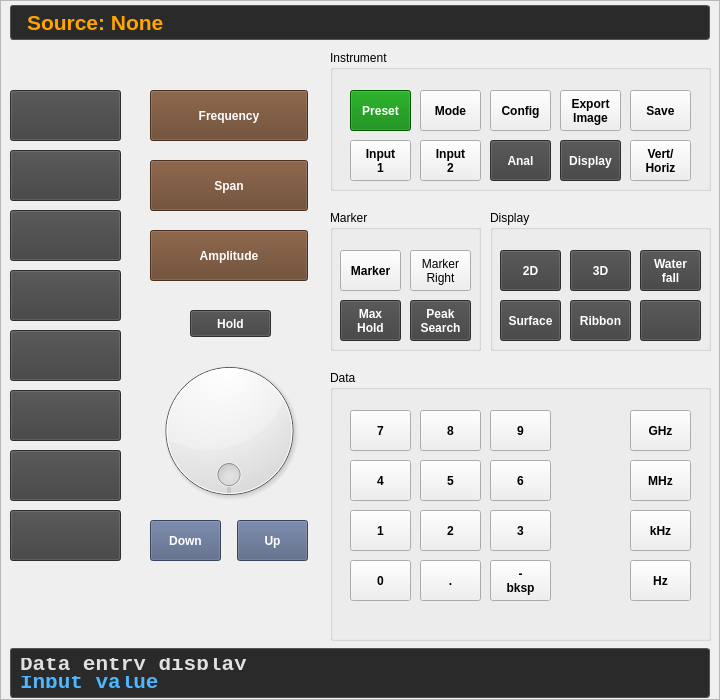
       <widget class="QFrame" name="frame">
        <property name="minimumSize">
         <size>
          <width>720</width>
          <height>700</height>
         </size>
        </property>
        <property name="maximumSize">
         <size>
          <width>16777215</width>
          <height>700</height>
         </size>
        </property>
        <property name="frameShape">
         <enum>QFrame::StyledPanel</enum>
        </property>
        <property name="frameShadow">
         <enum>QFrame::Raised</enum>
        </property>
        <widget class="QLabel" name="output_source">
         <property name="geometry">
          <rect>
           <x>10</x>
           <y>5</y>
           <width>700</width>
           <height>35</height>
          </rect>
         </property>
         <property name="font">
          <font>
           <pointsize>16</pointsize>
           <bold>true</bold>
          </font>
         </property>
         <property name="styleSheet">
          <string notr="true">color: #ffa500; background-color: #2a2a2a; border: 1px solid #555555; border-radius: 3px; padding: 2px 10px;</string>
         </property>
         <property name="text">
          <string>Source: None</string>
         </property>
        </widget>
        <widget class="QPushButton" name="button_soft_2">
         <property name="geometry">
          <rect>
           <x>10</x>
           <y>150</y>
           <width>111</width>
           <height>51</height>
          </rect>
         </property>
         <property name="font">
          <font>
           <bold>true</bold>
          </font>
         </property>
         <property name="styleSheet">
          <string notr="true">background-color: #404040; color: white; font-weight: bold; width: 20px; </string>
         </property>
         <property name="text">
          <string/>
         </property>
        </widget>
        <widget class="QGroupBox" name="groupmarker">
         <property name="geometry">
          <rect>
           <x>330</x>
           <y>210</y>
           <width>151</width>
           <height>141</height>
          </rect>
         </property>
         <property name="title">
          <string>Marker</string>
         </property>
         <widget class="QPushButton" name="buttonmarker1">
          <property name="geometry">
           <rect>
            <x>10</x>
            <y>40</y>
            <width>61</width>
            <height>41</height>
           </rect>
          </property>
          <property name="font">
           <font>
            <bold>true</bold>
           </font>
          </property>
          <property name="styleSheet">
           <string notr="true"/>
          </property>
          <property name="text">
           <string>Marker</string>
          </property>
         </widget>
         <widget class="QPushButton" name="buttonmarker2">
          <property name="geometry">
           <rect>
            <x>80</x>
            <y>40</y>
            <width>61</width>
            <height>41</height>
           </rect>
          </property>
          <property name="text">
           <string>Marker
Right</string>
          </property>
         </widget>
         <widget class="QPushButton" name="button_peak_search">
          <property name="geometry">
           <rect>
            <x>80</x>
            <y>90</y>
            <width>61</width>
            <height>41</height>
           </rect>
          </property>
          <property name="font">
           <font>
            <bold>true</bold>
           </font>
          </property>
          <property name="styleSheet">
           <string notr="true">background-color: #404040; color: white; font-weight: bold;</string>
          </property>
          <property name="text">
           <string>Peak
Search</string>
          </property>
         </widget>
         <widget class="QPushButton" name="button_max_hold">
          <property name="geometry">
           <rect>
            <x>10</x>
            <y>90</y>
            <width>61</width>
            <height>41</height>
           </rect>
          </property>
          <property name="font">
           <font>
            <bold>true</bold>
           </font>
          </property>
          <property name="styleSheet">
           <string notr="true">background-color: #404040; color: white; font-weight: bold;</string>
          </property>
          <property name="text">
           <string>Max
Hold</string>
          </property>
         </widget>
        </widget>
        <widget class="QGroupBox" name="groupcontrol">
         <property name="geometry">
          <rect>
           <x>490</x>
           <y>210</y>
           <width>221</width>
           <height>141</height>
          </rect>
         </property>
         <property name="title">
          <string>Display</string>
         </property>
         <widget class="QPushButton" name="button_3d">
          <property name="geometry">
           <rect>
            <x>80</x>
            <y>40</y>
            <width>61</width>
            <height>41</height>
           </rect>
          </property>
          <property name="font">
           <font>
            <bold>true</bold>
           </font>
          </property>
          <property name="styleSheet">
           <string notr="true">background-color: #404040; color: white; font-weight: bold;</string>
          </property>
          <property name="text">
           <string>3D</string>
          </property>
         </widget>
         <widget class="QPushButton" name="button_2d">
          <property name="geometry">
           <rect>
            <x>10</x>
            <y>40</y>
            <width>61</width>
            <height>41</height>
           </rect>
          </property>
          <property name="font">
           <font>
            <bold>true</bold>
           </font>
          </property>
          <property name="styleSheet">
           <string notr="true">background-color: #404040; color: white; font-weight: bold;</string>
          </property>
          <property name="text">
           <string>2D</string>
          </property>
         </widget>
         <widget class="QPushButton" name="button_surface">
          <property name="geometry">
           <rect>
            <x>10</x>
            <y>90</y>
            <width>61</width>
            <height>41</height>
           </rect>
          </property>
          <property name="font">
           <font>
            <bold>true</bold>
           </font>
          </property>
          <property name="styleSheet">
           <string notr="true">background-color: #404040; color: white; font-weight: bold;</string>
          </property>
          <property name="text">
           <string>Surface</string>
          </property>
         </widget>
         <widget class="QPushButton" name="button_waterfall">
          <property name="geometry">
           <rect>
            <x>150</x>
            <y>40</y>
            <width>61</width>
            <height>41</height>
           </rect>
          </property>
          <property name="font">
           <font>
            <bold>true</bold>
           </font>
          </property>
          <property name="styleSheet">
           <string notr="true">background-color: #404040; color: white; font-weight: bold;</string>
          </property>
          <property name="text">
           <string>Water
fall</string>
          </property>
         </widget>
         <widget class="QPushButton" name="button_ribbon">
          <property name="geometry">
           <rect>
            <x>80</x>
            <y>90</y>
            <width>61</width>
            <height>41</height>
           </rect>
          </property>
          <property name="font">
           <font>
            <bold>true</bold>
           </font>
          </property>
          <property name="styleSheet">
           <string notr="true">background-color: #404040; color: white; font-weight: bold;</string>
          </property>
          <property name="text">
           <string>Ribbon</string>
          </property>
         </widget>
         <widget class="QPushButton" name="button_display_spare">
          <property name="geometry">
           <rect>
            <x>150</x>
            <y>90</y>
            <width>61</width>
            <height>41</height>
           </rect>
          </property>
          <property name="font">
           <font>
            <bold>true</bold>
           </font>
          </property>
          <property name="styleSheet">
           <string notr="true">background-color: #404040; color: white; font-weight: bold;</string>
          </property>
          <property name="text">
           <string/>
          </property>
         </widget>
        </widget>
        <widget class="QPushButton" name="button_soft_1">
         <property name="geometry">
          <rect>
           <x>10</x>
           <y>90</y>
           <width>111</width>
           <height>51</height>
          </rect>
         </property>
         <property name="font">
          <font>
           <bold>true</bold>
          </font>
         </property>
         <property name="styleSheet">
          <string notr="true">background-color: #404040; color: white; font-weight: bold; width: 20px; </string>
         </property>
         <property name="text">
          <string/>
         </property>
        </widget>
        <widget class="QDial" name="dial">
         <property name="geometry">
          <rect>
           <x>150</x>
           <y>350</y>
           <width>158</width>
           <height>161</height>
          </rect>
         </property>
         <property name="wrapping">
          <bool>true</bool>
         </property>
        </widget>
        <widget class="QPushButton" name="button_soft_3">
         <property name="geometry">
          <rect>
           <x>10</x>
           <y>210</y>
           <width>111</width>
           <height>51</height>
          </rect>
         </property>
         <property name="font">
          <font>
           <bold>true</bold>
          </font>
         </property>
         <property name="styleSheet">
          <string notr="true">background-color: #404040; color: white; font-weight: bold; width: 20px; </string>
         </property>
         <property name="text">
          <string/>
         </property>
        </widget>
        <widget class="QPushButton" name="button_hold">
         <property name="enabled">
          <bool>true</bool>
         </property>
         <property name="geometry">
          <rect>
           <x>190</x>
           <y>310</y>
           <width>81</width>
           <height>27</height>
          </rect>
         </property>
         <property name="font">
          <font>
           <bold>true</bold>
          </font>
         </property>
         <property name="styleSheet">
          <string notr="true">background-color: #404040; color: white; font-weight: bold;</string>
         </property>
         <property name="text">
          <string>Hold</string>
         </property>
         <property name="checkable">
          <bool>false</bool>
         </property>
         <property name="default">
          <bool>false</bool>
         </property>
         <property name="flat">
          <bool>false</bool>
         </property>
        </widget>
        <widget class="QPushButton" name="button_soft_6">
         <property name="geometry">
          <rect>
           <x>10</x>
           <y>390</y>
           <width>111</width>
           <height>51</height>
          </rect>
         </property>
         <property name="font">
          <font>
           <bold>true</bold>
          </font>
         </property>
         <property name="styleSheet">
          <string notr="true">background-color: #404040; color: white; font-weight: bold; width: 20px; </string>
         </property>
         <property name="text">
          <string/>
         </property>
        </widget>
        <widget class="QPushButton" name="button_soft_8">
         <property name="geometry">
          <rect>
           <x>10</x>
           <y>510</y>
           <width>111</width>
           <height>51</height>
          </rect>
         </property>
         <property name="font">
          <font>
           <bold>true</bold>
          </font>
         </property>
         <property name="styleSheet">
          <string notr="true">background-color: #404040; color: white; font-weight: bold; width: 20px; </string>
         </property>
         <property name="text">
          <string/>
         </property>
        </widget>
        <widget class="QGroupBox" name="groupinstrument">
         <property name="geometry">
          <rect>
           <x>330</x>
           <y>50</y>
           <width>381</width>
           <height>141</height>
          </rect>
         </property>
         <property name="title">
          <string>Instrument</string>
         </property>
         <widget class="QPushButton" name="button_preset">
          <property name="geometry">
           <rect>
            <x>20</x>
            <y>40</y>
            <width>61</width>
            <height>41</height>
           </rect>
          </property>
          <property name="font">
           <font>
            <bold>true</bold>
           </font>
          </property>
          <property name="styleSheet">
           <string notr="true">background-color: #008000; color: white; font-weight: bold</string>
          </property>
          <property name="text">
           <string>Preset</string>
          </property>
         </widget>
         <widget class="QPushButton" name="buttonconfig">
          <property name="geometry">
           <rect>
            <x>160</x>
            <y>40</y>
            <width>61</width>
            <height>41</height>
           </rect>
          </property>
          <property name="font">
           <font>
            <bold>true</bold>
           </font>
          </property>
          <property name="text">
           <string>Config</string>
          </property>
         </widget>
         <widget class="QPushButton" name="button_export_image">
          <property name="geometry">
           <rect>
            <x>230</x>
            <y>40</y>
            <width>61</width>
            <height>41</height>
           </rect>
          </property>
          <property name="font">
           <font>
            <bold>true</bold>
           </font>
          </property>
          <property name="text">
           <string>Export
Image</string>
          </property>
         </widget>
         <widget class="QPushButton" name="button_instrument_10">
          <property name="geometry">
           <rect>
            <x>160</x>
            <y>90</y>
            <width>61</width>
            <height>41</height>
           </rect>
          </property>
          <property name="font">
           <font>
            <bold>true</bold>
           </font>
          </property>
          <property name="styleSheet">
           <string notr="true">background-color: #404040; color: white; font-weight: bold;</string>
          </property>
          <property name="text">
           <string>Anal</string>
          </property>
         </widget>
         <widget class="QPushButton" name="button_source_2">
          <property name="geometry">
           <rect>
            <x>90</x>
            <y>90</y>
            <width>61</width>
            <height>41</height>
           </rect>
          </property>
          <property name="font">
           <font>
            <bold>true</bold>
           </font>
          </property>
          <property name="styleSheet">
           <string notr="true"/>
          </property>
          <property name="text">
           <string>Input
2</string>
          </property>
         </widget>
         <widget class="QPushButton" name="buttoncontrol6">
          <property name="geometry">
           <rect>
            <x>230</x>
            <y>90</y>
            <width>61</width>
            <height>41</height>
           </rect>
          </property>
          <property name="font">
           <font>
            <bold>true</bold>
           </font>
          </property>
          <property name="styleSheet">
           <string notr="true">background-color: #404040; color: white; font-weight: bold;</string>
          </property>
          <property name="text">
           <string>Display</string>
          </property>
         </widget>
         <widget class="QPushButton" name="buttoninstrument7">
          <property name="geometry">
           <rect>
            <x>300</x>
            <y>40</y>
            <width>61</width>
            <height>41</height>
           </rect>
          </property>
          <property name="font">
           <font>
            <bold>true</bold>
           </font>
          </property>
          <property name="text">
           <string>Save</string>
          </property>
         </widget>
         <widget class="QPushButton" name="button_mode">
          <property name="geometry">
           <rect>
            <x>90</x>
            <y>40</y>
            <width>61</width>
            <height>41</height>
           </rect>
          </property>
          <property name="font">
           <font>
            <bold>true</bold>
           </font>
          </property>
          <property name="styleSheet">
           <string notr="true"/>
          </property>
          <property name="text">
           <string>Mode</string>
          </property>
         </widget>
         <widget class="QPushButton" name="button_source_1">
          <property name="geometry">
           <rect>
            <x>20</x>
            <y>90</y>
            <width>61</width>
            <height>41</height>
           </rect>
          </property>
          <property name="font">
           <font>
            <bold>true</bold>
           </font>
          </property>
          <property name="styleSheet">
           <string notr="true"/>
          </property>
          <property name="text">
           <string>Input
1</string>
          </property>
         </widget>
         <widget class="QPushButton" name="button_vert_horiz">
          <property name="geometry">
           <rect>
            <x>300</x>
            <y>90</y>
            <width>61</width>
            <height>41</height>
           </rect>
          </property>
          <property name="font">
           <font>
            <bold>true</bold>
           </font>
          </property>
          <property name="text">
           <string>Vert/
Horiz</string>
          </property>
         </widget>
        </widget>
        <widget class="QPushButton" name="button_frequency">
         <property name="enabled">
          <bool>true</bool>
         </property>
         <property name="geometry">
          <rect>
           <x>150</x>
           <y>90</y>
           <width>158</width>
           <height>51</height>
          </rect>
         </property>
         <property name="font">
          <font>
           <bold>true</bold>
          </font>
         </property>
         <property name="styleSheet">
          <string notr="true">background-color: #664228; color: white; font-weight: bold</string>
         </property>
         <property name="text">
          <string>Frequency</string>
         </property>
        </widget>
        <widget class="QPushButton" name="button_up">
         <property name="geometry">
          <rect>
           <x>237</x>
           <y>520</y>
           <width>71</width>
           <height>41</height>
          </rect>
         </property>
         <property name="font">
          <font>
           <bold>true</bold>
          </font>
         </property>
         <property name="styleSheet">
          <string notr="true">background-color: #506080; color: white; font-weight: bold</string>
         </property>
         <property name="text">
          <string>Up</string>
         </property>
        </widget>
        <widget class="QPushButton" name="button_span">
         <property name="geometry">
          <rect>
           <x>150</x>
           <y>160</y>
           <width>158</width>
           <height>51</height>
          </rect>
         </property>
         <property name="font">
          <font>
           <bold>true</bold>
          </font>
         </property>
         <property name="styleSheet">
          <string notr="true">background-color: #664228; color: white; font-weight: bold</string>
         </property>
         <property name="text">
          <string>Span</string>
         </property>
        </widget>
        <widget class="QPushButton" name="button_amplitude">
         <property name="geometry">
          <rect>
           <x>150</x>
           <y>230</y>
           <width>158</width>
           <height>51</height>
          </rect>
         </property>
         <property name="font">
          <font>
           <bold>true</bold>
          </font>
         </property>
         <property name="styleSheet">
          <string notr="true">background-color: #664228; color: white; font-weight: bold</string>
         </property>
         <property name="text">
          <string>Amplitude</string>
         </property>
        </widget>
        <widget class="QPushButton" name="button_soft_4">
         <property name="geometry">
          <rect>
           <x>10</x>
           <y>270</y>
           <width>111</width>
           <height>51</height>
          </rect>
         </property>
         <property name="font">
          <font>
           <bold>true</bold>
          </font>
         </property>
         <property name="styleSheet">
          <string notr="true">background-color: #404040; color: white; font-weight: bold; width: 20px; </string>
         </property>
         <property name="text">
          <string/>
         </property>
        </widget>
        <widget class="QPushButton" name="button_down">
         <property name="geometry">
          <rect>
           <x>150</x>
           <y>520</y>
           <width>71</width>
           <height>41</height>
          </rect>
         </property>
         <property name="font">
          <font>
           <bold>true</bold>
          </font>
         </property>
         <property name="styleSheet">
          <string notr="true">background-color: #506080; color: white; font-weight: bold</string>
         </property>
         <property name="text">
          <string>Down</string>
         </property>
        </widget>
        <widget class="QPushButton" name="button_soft_5">
         <property name="geometry">
          <rect>
           <x>10</x>
           <y>330</y>
           <width>111</width>
           <height>51</height>
          </rect>
         </property>
         <property name="font">
          <font>
           <bold>true</bold>
          </font>
         </property>
         <property name="styleSheet">
          <string notr="true">background-color: #404040; color: white; font-weight: bold; width: 20px; </string>
         </property>
         <property name="text">
          <string/>
         </property>
        </widget>
        <widget class="QGroupBox" name="groupdata">
         <property name="geometry">
          <rect>
           <x>330</x>
           <y>370</y>
           <width>381</width>
           <height>271</height>
          </rect>
         </property>
         <property name="title">
          <string>Data</string>
         </property>
         <widget class="QPushButton" name="button_data_7">
          <property name="geometry">
           <rect>
            <x>20</x>
            <y>40</y>
            <width>61</width>
            <height>41</height>
           </rect>
          </property>
          <property name="font">
           <font>
            <bold>true</bold>
           </font>
          </property>
          <property name="text">
           <string>7</string>
          </property>
         </widget>
         <widget class="QPushButton" name="button_data_8">
          <property name="geometry">
           <rect>
            <x>90</x>
            <y>40</y>
            <width>61</width>
            <height>41</height>
           </rect>
          </property>
          <property name="font">
           <font>
            <bold>true</bold>
           </font>
          </property>
          <property name="text">
           <string>8</string>
          </property>
         </widget>
         <widget class="QPushButton" name="button_data_9">
          <property name="geometry">
           <rect>
            <x>160</x>
            <y>40</y>
            <width>61</width>
            <height>41</height>
           </rect>
          </property>
          <property name="font">
           <font>
            <bold>true</bold>
           </font>
          </property>
          <property name="text">
           <string>9</string>
          </property>
         </widget>
         <widget class="QPushButton" name="button_ghz">
          <property name="geometry">
           <rect>
            <x>300</x>
            <y>40</y>
            <width>61</width>
            <height>41</height>
           </rect>
          </property>
          <property name="font">
           <font>
            <bold>true</bold>
           </font>
          </property>
          <property name="text">
           <string>GHz</string>
          </property>
         </widget>
         <widget class="QPushButton" name="button_mhz">
          <property name="geometry">
           <rect>
            <x>300</x>
            <y>90</y>
            <width>61</width>
            <height>41</height>
           </rect>
          </property>
          <property name="font">
           <font>
            <bold>true</bold>
           </font>
          </property>
          <property name="text">
           <string>MHz</string>
          </property>
         </widget>
         <widget class="QPushButton" name="button_data_5">
          <property name="geometry">
           <rect>
            <x>90</x>
            <y>90</y>
            <width>61</width>
            <height>41</height>
           </rect>
          </property>
          <property name="font">
           <font>
            <bold>true</bold>
           </font>
          </property>
          <property name="text">
           <string>5</string>
          </property>
         </widget>
         <widget class="QPushButton" name="button_data_6">
          <property name="geometry">
           <rect>
            <x>160</x>
            <y>90</y>
            <width>61</width>
            <height>41</height>
           </rect>
          </property>
          <property name="font">
           <font>
            <bold>true</bold>
           </font>
          </property>
          <property name="text">
           <string>6</string>
          </property>
         </widget>
         <widget class="QPushButton" name="button_data_4">
          <property name="geometry">
           <rect>
            <x>20</x>
            <y>90</y>
            <width>61</width>
            <height>41</height>
           </rect>
          </property>
          <property name="font">
           <font>
            <bold>true</bold>
           </font>
          </property>
          <property name="text">
           <string>4</string>
          </property>
         </widget>
         <widget class="QPushButton" name="button_data_0">
          <property name="geometry">
           <rect>
            <x>20</x>
            <y>190</y>
            <width>61</width>
            <height>41</height>
           </rect>
          </property>
          <property name="font">
           <font>
            <bold>true</bold>
           </font>
          </property>
          <property name="text">
           <string>0</string>
          </property>
         </widget>
         <widget class="QPushButton" name="button_data_2">
          <property name="geometry">
           <rect>
            <x>90</x>
            <y>140</y>
            <width>61</width>
            <height>41</height>
           </rect>
          </property>
          <property name="font">
           <font>
            <bold>true</bold>
           </font>
          </property>
          <property name="text">
           <string>2</string>
          </property>
         </widget>
         <widget class="QPushButton" name="button_data_3">
          <property name="geometry">
           <rect>
            <x>160</x>
            <y>140</y>
            <width>61</width>
            <height>41</height>
           </rect>
          </property>
          <property name="font">
           <font>
            <bold>true</bold>
           </font>
          </property>
          <property name="text">
           <string>3</string>
          </property>
         </widget>
         <widget class="QPushButton" name="button_dot">
          <property name="geometry">
           <rect>
            <x>90</x>
            <y>190</y>
            <width>61</width>
            <height>41</height>
           </rect>
          </property>
          <property name="font">
           <font>
            <bold>true</bold>
           </font>
          </property>
          <property name="text">
           <string>.</string>
          </property>
         </widget>
         <widget class="QPushButton" name="button_data_1">
          <property name="geometry">
           <rect>
            <x>20</x>
            <y>140</y>
            <width>61</width>
            <height>41</height>
           </rect>
          </property>
          <property name="font">
           <font>
            <bold>true</bold>
           </font>
          </property>
          <property name="text">
           <string>1</string>
          </property>
         </widget>
         <widget class="QPushButton" name="button_minus">
          <property name="geometry">
           <rect>
            <x>160</x>
            <y>190</y>
            <width>61</width>
            <height>41</height>
           </rect>
          </property>
          <property name="font">
           <font>
            <bold>true</bold>
           </font>
          </property>
          <property name="text">
           <string>-
bksp</string>
          </property>
         </widget>
         <widget class="QPushButton" name="button_khz">
          <property name="geometry">
           <rect>
            <x>300</x>
            <y>140</y>
            <width>61</width>
            <height>41</height>
           </rect>
          </property>
          <property name="font">
           <font>
            <bold>true</bold>
           </font>
          </property>
          <property name="text">
           <string>kHz</string>
          </property>
         </widget>
         <widget class="QPushButton" name="button_hz">
          <property name="geometry">
           <rect>
            <x>300</x>
            <y>190</y>
            <width>61</width>
            <height>41</height>
           </rect>
          </property>
          <property name="font">
           <font>
            <italic>false</italic>
            <bold>true</bold>
           </font>
          </property>
          <property name="text">
           <string>Hz</string>
          </property>
         </widget>
        </widget>
        <widget class="QPushButton" name="button_soft_7">
         <property name="geometry">
          <rect>
           <x>10</x>
           <y>450</y>
           <width>111</width>
           <height>51</height>
          </rect>
         </property>
         <property name="font">
          <font>
           <bold>true</bold>
          </font>
         </property>
         <property name="styleSheet">
          <string notr="true">background-color: #404040; color: white; font-weight: bold; width: 20px; </string>
         </property>
         <property name="text">
          <string/>
         </property>
        </widget>
        <widget class="QFrame" name="horizontalLayoutWidget">
         <property name="geometry">
          <rect>
           <x>10</x>
           <y>648</y>
           <width>700</width>
           <height>50</height>
          </rect>
         </property>
         <property name="styleSheet">
          <string notr="true">QFrame#horizontalLayoutWidget { background-color: #2a2a2a; border: 1px solid #555555; border-radius: 3px; }
QLabel { background-color: transparent; }</string>
         </property>
         <layout class="QVBoxLayout" name="verticalLayout_2">
          <item>
           <widget class="QLabel" name="status_label">
            <property name="font">
             <font>
              <family>Monospace</family>
              <pointsize>16</pointsize>
              <bold>true</bold>
             </font>
            </property>
            <property name="styleSheet">
             <string notr="true">color: #e0e0e0;</string>
            </property>
            <property name="text">
             <string>Data entry display</string>
            </property>
           </widget>
          </item>
          <item>
           <widget class="QLabel" name="input_value">
            <property name="font">
             <font>
              <family>Monospace</family>
              <pointsize>16</pointsize>
              <bold>true</bold>
             </font>
            </property>
            <property name="styleSheet">
             <string notr="true">color: #4db8ff;</string>
            </property>
            <property name="text">
             <string>Input value</string>
            </property>
           </widget>
          </item>
         </layout>
        </widget>
       </widget>
